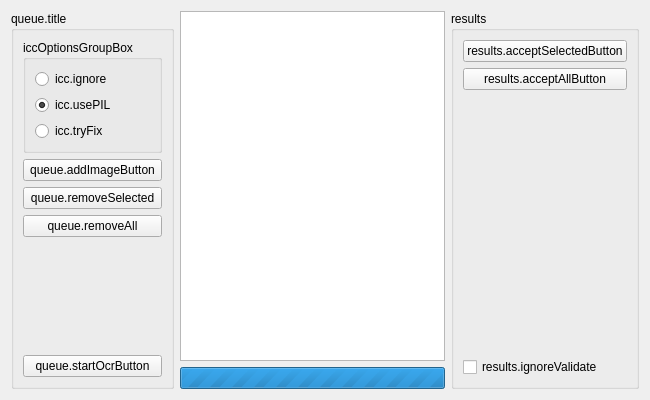
<?xml version="1.0" encoding="UTF-8"?>
<ui version="4.0">
 <class>OcrQueue</class>
 <widget class="QWidget" name="OcrQueue">
  <property name="geometry">
   <rect>
    <x>0</x>
    <y>0</y>
    <width>650</width>
    <height>400</height>
   </rect>
  </property>
  <property name="windowTitle">
   <string notr="true">OcrQueue</string>
  </property>
  <layout class="QHBoxLayout" name="horizontalLayout_2">
   <item>
    <widget class="QGroupBox" name="groupBox_3">
     <property name="title">
      <string>queue.title</string>
     </property>
     <layout class="QVBoxLayout" name="verticalLayout_2">
      <item>
       <widget class="QGroupBox" name="groupBox">
        <property name="title">
         <string>iccOptionsGroupBox</string>
        </property>
        <layout class="QVBoxLayout" name="verticalLayout">
         <item>
          <widget class="QRadioButton" name="iccIgnoreRadioButton">
           <property name="text">
            <string>icc.ignore</string>
           </property>
          </widget>
         </item>
         <item>
          <widget class="QRadioButton" name="iccUsePILRadioButton">
           <property name="text">
            <string>icc.usePIL</string>
           </property>
           <property name="checked">
            <bool>true</bool>
           </property>
          </widget>
         </item>
         <item>
          <widget class="QRadioButton" name="iccTryFixRadioButton">
           <property name="text">
            <string>icc.tryFix</string>
           </property>
          </widget>
         </item>
        </layout>
       </widget>
      </item>
      <item>
       <widget class="QPushButton" name="ocr_addImageButton">
        <property name="text">
         <string>queue.addImageButton</string>
        </property>
       </widget>
      </item>
      <item>
       <widget class="QPushButton" name="ocr_removeSelectedButton">
        <property name="enabled">
         <bool>true</bool>
        </property>
        <property name="text">
         <string>queue.removeSelected</string>
        </property>
       </widget>
      </item>
      <item>
       <widget class="QPushButton" name="ocr_removeAllButton">
        <property name="enabled">
         <bool>true</bool>
        </property>
        <property name="text">
         <string>queue.removeAll</string>
        </property>
       </widget>
      </item>
      <item>
       <spacer name="verticalSpacer">
        <property name="orientation">
         <enum>Qt::Vertical</enum>
        </property>
        <property name="sizeHint" stdset="0">
         <size>
          <width>20</width>
          <height>40</height>
         </size>
        </property>
       </spacer>
      </item>
      <item>
       <widget class="QPushButton" name="ocr_startButton">
        <property name="text">
         <string>queue.startOcrButton</string>
        </property>
       </widget>
      </item>
     </layout>
    </widget>
   </item>
   <item>
    <layout class="QVBoxLayout" name="verticalLayout_3">
     <item>
      <widget class="QTableView" name="tableView">
       <property name="editTriggers">
        <set>QAbstractItemView::DoubleClicked|QAbstractItemView::EditKeyPressed</set>
       </property>
       <property name="selectionMode">
        <enum>QAbstractItemView::MultiSelection</enum>
       </property>
       <property name="selectionBehavior">
        <enum>QAbstractItemView::SelectRows</enum>
       </property>
       <property name="verticalScrollMode">
        <enum>QAbstractItemView::ScrollPerPixel</enum>
       </property>
       <property name="horizontalScrollMode">
        <enum>QAbstractItemView::ScrollPerPixel</enum>
       </property>
      </widget>
     </item>
     <item>
      <widget class="QProgressBar" name="progressBar">
       <property name="minimum">
        <number>0</number>
       </property>
       <property name="maximum">
        <number>0</number>
       </property>
       <property name="value">
        <number>0</number>
       </property>
       <property name="alignment">
        <set>Qt::AlignCenter</set>
       </property>
       <property name="format">
        <string notr="true">%v/%m - %p%</string>
       </property>
      </widget>
     </item>
    </layout>
   </item>
   <item>
    <widget class="QGroupBox" name="groupBox_5">
     <property name="title">
      <string>results</string>
     </property>
     <layout class="QVBoxLayout" name="verticalLayout_4">
      <item>
       <widget class="QPushButton" name="ocr_acceptSelectedButton">
        <property name="enabled">
         <bool>true</bool>
        </property>
        <property name="text">
         <string>results.acceptSelectedButton</string>
        </property>
       </widget>
      </item>
      <item>
       <widget class="QPushButton" name="ocr_acceptAllButton">
        <property name="text">
         <string>results.acceptAllButton</string>
        </property>
       </widget>
      </item>
      <item>
       <spacer name="verticalSpacer_2">
        <property name="orientation">
         <enum>Qt::Vertical</enum>
        </property>
        <property name="sizeHint" stdset="0">
         <size>
          <width>20</width>
          <height>40</height>
         </size>
        </property>
       </spacer>
      </item>
      <item>
       <widget class="QCheckBox" name="ocr_ignoreValidateCheckBox">
        <property name="text">
         <string>results.ignoreValidate</string>
        </property>
       </widget>
      </item>
     </layout>
    </widget>
   </item>
  </layout>
 </widget>
 <resources/>
 <connections/>
</ui>
